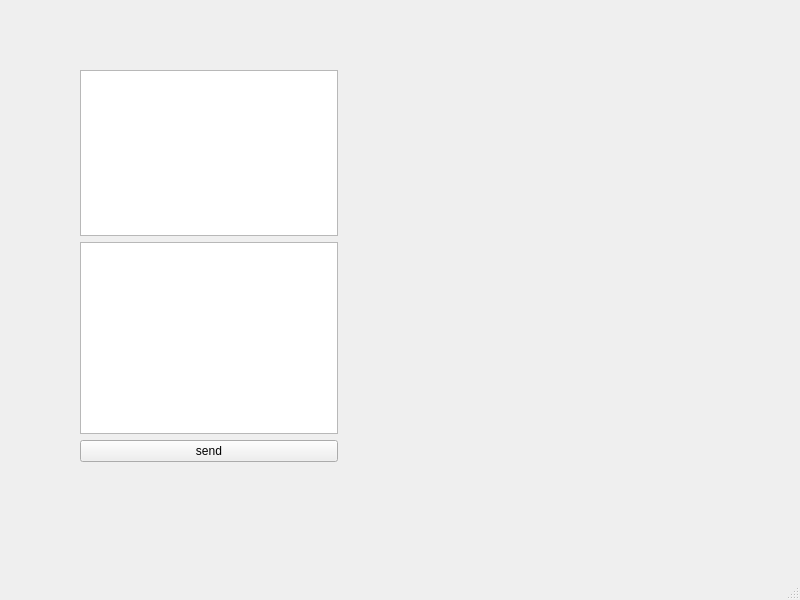
<?xml version="1.0" encoding="UTF-8"?>
<ui version="4.0">
 <class>MainWindow</class>
 <widget class="QMainWindow" name="MainWindow">
  <property name="geometry">
   <rect>
    <x>0</x>
    <y>0</y>
    <width>800</width>
    <height>600</height>
   </rect>
  </property>
  <property name="windowTitle">
   <string>MainWindow</string>
  </property>
  <widget class="QWidget" name="centralwidget">
   <widget class="QWidget" name="">
    <property name="geometry">
     <rect>
      <x>80</x>
      <y>70</y>
      <width>258</width>
      <height>392</height>
     </rect>
    </property>
    <layout class="QVBoxLayout" name="verticalLayout">
     <item>
      <widget class="QTextEdit" name="textEdit">
       <property name="readOnly">
        <bool>true</bool>
       </property>
      </widget>
     </item>
     <item>
      <widget class="QTextEdit" name="textEdit_2">
       <property name="sizePolicy">
        <sizepolicy hsizetype="Expanding" vsizetype="Fixed">
         <horstretch>0</horstretch>
         <verstretch>0</verstretch>
        </sizepolicy>
       </property>
      </widget>
     </item>
     <item>
      <widget class="QPushButton" name="sendButton">
       <property name="text">
        <string>send</string>
       </property>
      </widget>
     </item>
    </layout>
   </widget>
  </widget>
  <widget class="QMenuBar" name="menubar">
   <property name="geometry">
    <rect>
     <x>0</x>
     <y>0</y>
     <width>800</width>
     <height>22</height>
    </rect>
   </property>
  </widget>
  <widget class="QStatusBar" name="statusbar"/>
 </widget>
 <resources/>
 <connections/>
</ui>
